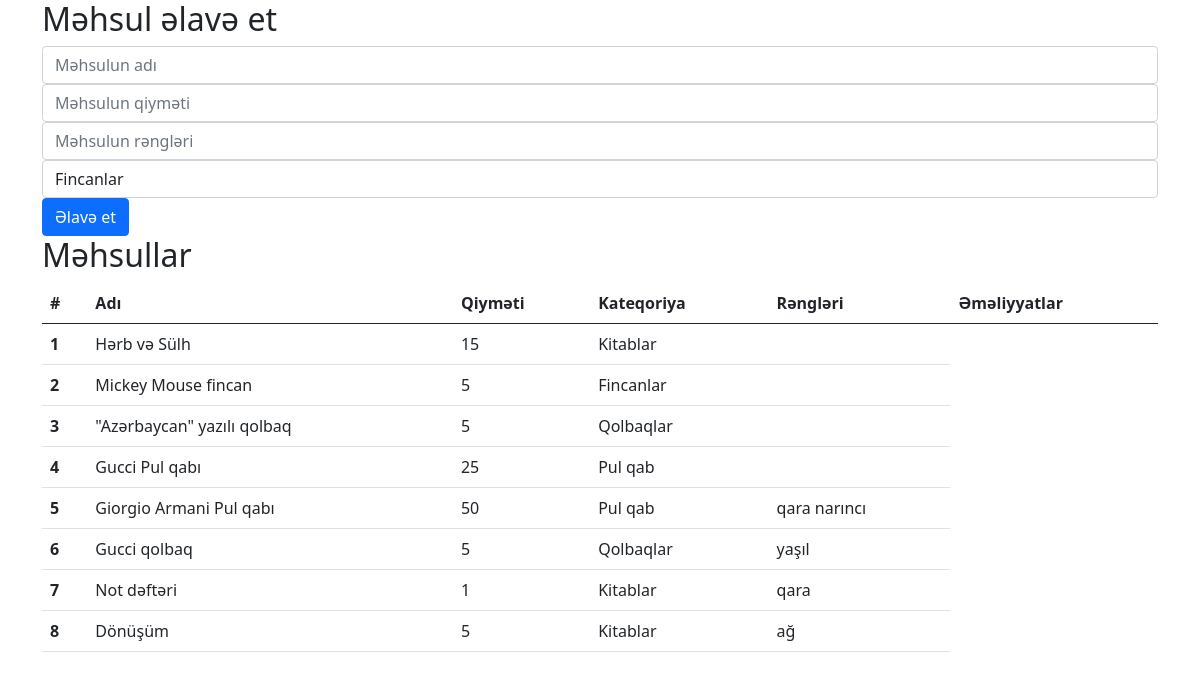
The page /add_product on the database its author committed.
### app.py (models this page shows)
class Product(db.Model):
    id=db.Column(db.Integer,primary_key=True)
    name = db.Column(db.String(100))
    price = db.Column(db.Integer,nullable=False)
    category_id=db.Column(db.Integer,db.ForeignKey('category.id'),nullable=False)
    colors= db.relationship('Color', secondary=color_product, lazy='subquery',
        backref=db.backref('products', lazy=True))

class Category(db.Model):
    id=db.Column(db.Integer,primary_key=True)
    name=db.Column(db.String(100))
    products=db.relationship('Product', backref='category', lazy=True)

class Color(db.Model):
    id=db.Column(db.Integer,primary_key=True)
    name = db.Column(db.String(100))

### app.py (the view, shortened to what this page needs)
@app.route('/add_product',methods=['GET','POST'])
def addProduct():
    categories = getAll(Category)
    products=getAll(Product)
    return render_template('/add_product.html',categories=categories,products=products,Category=Category)

### app.py (called while the page is built)
def getAll(class_):
    return class_.query.all()

### templates/add_product.html (shortened to what this page needs)
{% extends "base.html" %}
{% block content %}
<div class="add-product">
<h2>Məhsul əlavə et</h2>
<form action="/add_product" method="POST">
<input type="text" class="form-control" name="product_name" placeholder="Məhsulun adı">
<input type="number" class="form-control" name="product_price" placeholder="Məhsulun qiyməti">
<input type="text" class="form-control" name="product_colors" placeholder="Məhsulun rəngləri">
<select name="product_category" class="form-control" id="">
    {% for category in categories %}
    <option value="{{category.id}}">{{category.name}}</option>
    {% endfor %}
</select>
<button type="submit" class="btn btn-primary ">Əlavə et</button>
</form>
</div>
<div class="show-products">
    <h2>
        Məhsullar
    </h2>
    <table class="table">
        <thead>
          <tr>
            <th scope="col">#</th>
            <th scope="col">Adı</th>
            <th scope="col">Qiyməti</th>
            <th scope="col">Kateqoriya</th>
            <th scope="col">Rəngləri</th>
            <th scope="col">Əməliyyatlar</th>
          </tr>
        </thead>
        <tbody>
            {% for product in products %}
            <tr>
                <th scope="row">{{product.id}}</th>
                <td>{{product.name}}</td>
                <td>{{product.price}}</td>
                <td>{{Category.query.filter_by(id=product.category_id).first().name}}</td>
                <td>
                    {% for color in product.colors %}
                         {{color.name}}
                    {% endfor %}
                </td>
            </tr>
            {% endfor %}
        </tbody>
      </table>
</div>
{% endblock %}

### templates/base.html (shortened to what this page needs)
<!doctype html>
<html lang="en">
  <head>
    <link href="https://cdn.jsdelivr.net/npm/bootstrap@5.0.0-beta3/dist/css/bootstrap.min.css" rel="stylesheet">
    <link rel="stylesheet" href="https://cdn.jsdelivr.net/npm/bootstrap-icons@1.4.1/font/bootstrap-icons.css">
  </head>
  <body>
      <div class="container ">
        {% block content %}
        {% endblock %}
      </div>
  </body>
</html>

### rows shown on the page
Product: id "1", name "Hərb və Sülh", price "15"
Category: query.filter_by "Kitablar"
Product: id "2", name "Mickey Mouse fincan", price "5"
Category: query.filter_by "Fincanlar"
Product: id "3", name "\"Azərbaycan\" yazılı qolbaq", price "5"
Category: query.filter_by "Qolbaqlar"
Product: id "4", name "Gucci Pul qabı", price "25"
Category: query.filter_by "Pul qab"
Product: id "5", name "Giorgio Armani Pul qabı", price "50"
Color: name "qara"
Color: name "narıncı"
Product: id "6", name "Gucci qolbaq", price "5"
Color: name "yaşıl"
Product: id "7", name "Not dəftəri", price "1"
Product: id "8", name "Dönüşüm", price "5"
Color: name "ağ"

### other values the page prints
form field product_category "Fincanlar"
